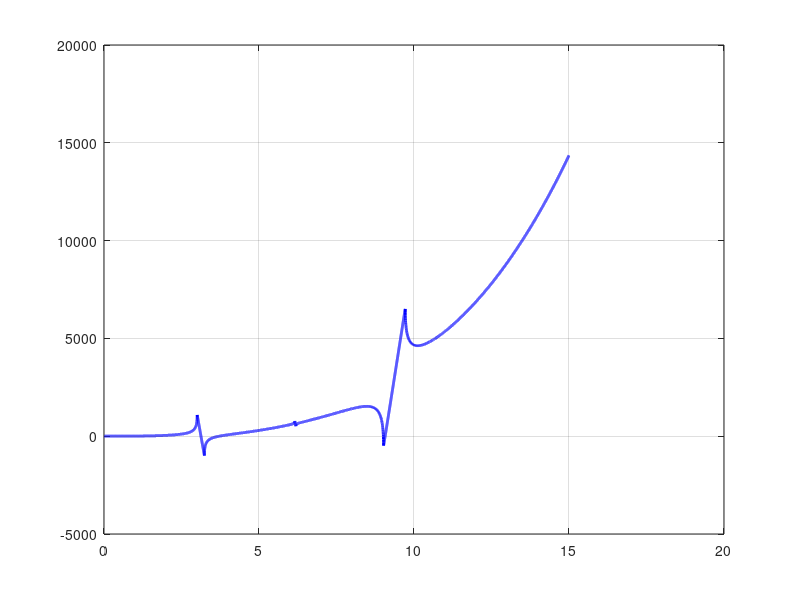

Source code (MATLAB): (Note: this script raises an error after producing the figure.)
clear 
%close all
tic;

load 0714TWPaX.mat

f_pump = linspace(0.01e9, 15e9, 30000);

target_delta_beta = -22.79;


%% ========================================================================
harmonics_to_check = [3]; 


delta_beta = zeros(length(harmonics_to_check), length(f_pump));

disp('--- Calculating Delta Beta for each harmonic ---');

prev_data = 0;

k_at_pump_freq = interp1(f, kperm, f_pump, 'linear', 'extrap');

for i = 1:length(harmonics_to_check)
    N = harmonics_to_check(i);
    
    fprintf('Calculating for %dp harmonic...\n', N);

    k_at_N_harmonic_freq = interp1(f, kperm, N * f_pump, 'linear', 'extrap');

    if N == 3
        delta_beta(i, :) = k_at_N_harmonic_freq - 3 * k_at_pump_freq;
    else
        
        sum_intermediate_k = zeros(size(f_pump));
        intermediate_harmonics = 3:2:(N-2);
        
        for m = intermediate_harmonics
            k_intermediate = interp1(f, kperm, m * f_pump, 'linear', 'extrap');
            sum_intermediate_k = sum_intermediate_k + k_intermediate;
        end
        
        delta_beta(i, :) = k_at_N_harmonic_freq - 2 * k_at_pump_freq - sum_intermediate_k;
    end
end
%% Plotting the results

disp('--- Generating Plots ---');

f_plot = figure(10); % Selects figure 10 or creates it if it doesn't exist.
clf(f_plot); % Clears the figure content to ensure a fresh plot.
set(f_plot, 'Name', 'Delta Beta Analysis', 'Position', [200 200 1200 800]);
hold on; grid on; box on;

plotLegend = {};
colors = lines(length(harmonics_to_check)); % Get distinct colors

for i = 1:length(harmonics_to_check)
    N = harmonics_to_check(i);

    plot(f_pump / 1e9, delta_beta(i, :), 'LineWidth', 2, 'Color', colors(i, :), 'LineStyle', '-');
    plotLegend{end+1} = sprintf('%dp Harmonic', N);
end

% Plot the target line and update its legend entry
yline(target_delta_beta, 'k--', 'DisplayName', sprintf('\\Delta\\beta = %.2f (Target)', target_delta_beta));
plotLegend{end+1} = sprintf('Target (%.2f)', target_delta_beta);

title('Phase Mismatch (\Delta\beta) vs. Pump Frequency');
xlabel('Pump Frequency (GHz)');
ylabel('Phase Mismatch, \Delta\beta (rad/m)');
legend(plotLegend, 'Location', 'best');
set(gca, 'FontSize', 14, 'FontWeight', 'bold');
xlim([min(f_pump) max(f_pump)]/1e9);

% Save the plot
output_dir = 'Delta_Beta_Analysis';
if ~exist(output_dir, 'dir'), mkdir(output_dir); end
output_filename = 'DeltaBeta_vs_Frequency.png';
saveas(f_plot, fullfile(output_dir, output_filename));

fprintf('Plot saved to %s\\%s\n', output_dir, output_filename);

toc;